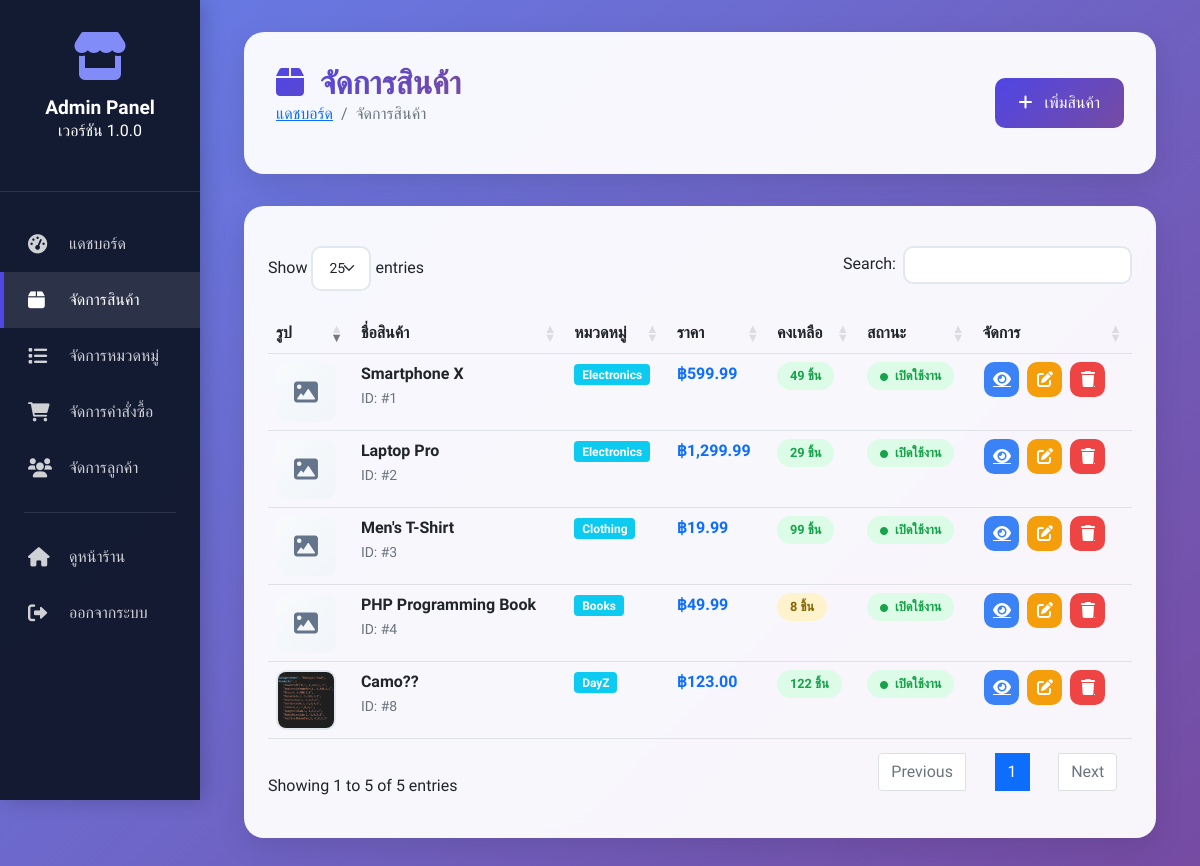
/admin/products.php (signed in), run on the app's committed database.
### tables this page shows
CREATE TABLE `products` (
  `id` int(11) NOT NULL,
  `category_id` int(11) DEFAULT NULL,
  `name` varchar(200) NOT NULL,
  `description` text DEFAULT NULL,
  `price` decimal(10,2) NOT NULL,
  `stock` int(11) DEFAULT 0,
  `image_url` varchar(255) DEFAULT NULL,
  `status` enum('active','inactive') DEFAULT 'active',
  `created_at` timestamp NOT NULL DEFAULT current_timestamp(),
  `updated_at` timestamp NOT NULL DEFAULT current_timestamp() ON UPDATE current_timestamp()
);

CREATE TABLE `categories` (
  `id` int(11) NOT NULL,
  `name` varchar(100) NOT NULL,
  `description` text DEFAULT NULL,
  `image_url` varchar(255) DEFAULT NULL,
  `status` enum('active','inactive') DEFAULT 'active',
  `created_at` timestamp NOT NULL DEFAULT current_timestamp()
);

### admin/products.php (the view, shortened to what this page needs)
<?php
$database = new Database();
$db = $database->getConnection();
$query = "SELECT p.*, c.name as category_name,
          (SELECT image_url FROM product_images WHERE product_id = p.id AND is_primary = 1 LIMIT 1) as primary_image,
          (SELECT COUNT(*) FROM product_images WHERE product_id = p.id) as image_count
          FROM products p
          LEFT JOIN categories c ON p.category_id = c.id
          ORDER BY p.created_at DESC";
$stmt = $db->prepare($query);
$stmt->execute();
$products = $stmt->fetchAll(PDO::FETCH_ASSOC);
?>
<!DOCTYPE html>
<html lang="en">
<head>
    <link href="https://cdn.jsdelivr.net/npm/bootstrap@5.1.3/dist/css/bootstrap.min.css" rel="stylesheet">
    <link rel="stylesheet" href="https://cdn.datatables.net/1.11.5/css/dataTables.bootstrap5.min.css">
    <link rel="stylesheet" href="https://cdnjs.cloudflare.com/ajax/libs/font-awesome/6.0.0/css/all.min.css">
</head>
<body>
    <div class="container-fluid">
        <div class="row">
            <div class="col-lg-2 col-md-3 p-0">
                <div class="admin-sidebar">
                    <div class="sidebar-header">
                        <i class="fas fa-store"></i>
                        <h5>Admin Panel</h5>
                        <p>เวอร์ชัน 1.0.0</p>
                    </div>
                    <div class="sidebar-menu">
                        <a href="dashboard.php">
                            <i class="fas fa-tachometer-alt"></i>
                            <span>แดชบอร์ด</span>
                        </a>
                        <a href="products.php" class="active">
                            <i class="fas fa-box"></i>
                            <span>จัดการสินค้า</span>
                        </a>
                        <a href="categories.php">
                            <i class="fas fa-list"></i>
                            <span>จัดการหมวดหมู่</span>
                        </a>
                        <a href="orders.php">
                            <i class="fas fa-shopping-cart"></i>
                            <span>จัดการคำสั่งซื้อ</span>
                        </a>
                        <a href="customers.php">
                            <i class="fas fa-users"></i>
                            <span>จัดการลูกค้า</span>
                        </a>
                        <div class="sidebar-divider"></div>
                        <a href="../index.php">
                            <i class="fas fa-home"></i>
                            <span>ดูหน้าร้าน</span>
                        </a>
                        <a href="../logout.php">
                            <i class="fas fa-sign-out-alt"></i>
                            <span>ออกจากระบบ</span>
                        </a>
                    </div>
                </div>
            </div>
            <div class="col-lg-10 col-md-9">
                <div class="admin-content">
                    <div class="content-header fade-in">
                        <div class="d-flex justify-content-between align-items-center">
                            <div>
                                <h2 class="page-title">
                                    <i class="fas fa-box me-2"></i>
                                    จัดการสินค้า
                                </h2>
                                <nav aria-label="breadcrumb">
                                    <ol class="breadcrumb">
                                        <li class="breadcrumb-item"><a href="dashboard.php">แดชบอร์ด</a></li>
                                        <li class="breadcrumb-item active">จัดการสินค้า</li>
                                    </ol>
                                </nav>
                            </div>
                            <button class="btn-add" data-bs-toggle="modal" data-bs-target="#addProductModal">
                                <i class="fas fa-plus me-2"></i>
                                เพิ่มสินค้า
                            </button>
                        </div>
                    </div>
                    <div class="table-container fade-in">
                        <table id="productsTable" class="table table-hover">
                            <thead>
                                <tr>
                                    <th>รูป</th>
                                    <th>ชื่อสินค้า</th>
                                    <th>หมวดหมู่</th>
                                    <th>ราคา</th>
                                    <th>คงเหลือ</th>
                                    <th>สถานะ</th>
                                    <th>จัดการ</th>
                                </tr>
                            </thead>
                            <tbody>
                                <?php foreach($products as $product): ?>
                                <tr>
                                    <td>
                                        <?php if($product['primary_image']): ?>
                                            <img src="../images/products/<?php echo $product['primary_image']; ?>"
                                                 class="product-image"
                                                 onerror="this.src='../images/products/default.jpg'">
                                        <?php else: ?>
                                            <div class="product-image-placeholder">
                                                <i class="fas fa-image"></i>
                                            </div>
                                        <?php endif; ?>
                                    </td>
                                    <td>
                                        <strong><?php echo htmlspecialchars($product['name']); ?></strong>
                                        <br>
                                        <small class="text-muted">ID: #<?php echo $product['id']; ?></small>
                                    </td>
                                    <td>
                                        <span class="badge bg-info">
                                            <?php echo htmlspecialchars($product['category_name'] ?? 'ไม่มีหมวดหมู่'); ?>
                                        </span>
                                    </td>
                                    <td>
                                        <strong class="text-primary">
                                            ฿<?php echo number_format($product['price'], 2); ?>
                                        </strong>
                                    </td>
                                    <td>
                                        <?php
                                            $stock_class = 'stock-high';
                                            if($product['stock'] <= 5) $stock_class = 'stock-low';
                                            elseif($product['stock'] <= 20) $stock_class = 'stock-medium';
                                        ?>
                                        <span class="stock-badge <?php echo $stock_class; ?>">
                                            <?php echo $product['stock']; ?> ชิ้น
                                        </span>
                                    </td>
                                    <td>
                                        <span class="status-badge status-<?php echo $product['status']; ?>">
                                            <i class="fas fa-circle me-1" style="font-size: 0.5rem;"></i>
                                            <?php echo $product['status'] == 'active' ? 'เปิดใช้งาน' : 'ปิดใช้งาน'; ?>
                                        </span>
                                    </td>
                                    <td>
                                        <a href="../product-detail.php?id=<?php echo $product['id']; ?>"
                                           class="btn-action btn-view" title="ดูหน้าร้าน" target="_blank">
                                            <i class="fas fa-eye"></i>
                                        </a>
                                        <button class="btn-action btn-edit" onclick="editProduct(<?php echo $product['id']; ?>)" title="แก้ไข">
                                            <i class="fas fa-edit"></i>
                                        </button>
                                        <a href="?delete=<?php echo $product['id']; ?>"
                                           class="btn-action btn-delete"
                                           onclick="return confirm('คุณแน่ใจหรือไม่ที่จะลบสินค้านี้?\\nการลบจะไม่สามารถกู้คืนได้')"
                                           title="ลบ">
                                            <i class="fas fa-trash"></i>
                                        </a>
                                    </td>
                                </tr>
                                <?php endforeach; ?>
                            </tbody>
                        </table>
                    </div>
                </div>
            </div>
        </div>
    </div>
</body>
</html>

### admin/products.php (style rules this page uses)
* { font-family: 'Prompt', sans-serif; }
:root { --primary: #4f46e5; --primary-dark: #4338ca; --primary-light: #818cf8; --secondary: #64748b; --success: #22c55e; --danger: #ef4444; --warning: #f59e0b; --info: #3b82f6; --dark: #0f172a; --light: #f8fafc; }
body { background: linear-gradient(135deg, #667eea 0%, #764ba2 100%); min-height: 100vh; }
.admin-sidebar { background: rgba(15, 23, 42, 0.95); backdrop-filter: blur(10px); min-height: 100vh; color: white; box-shadow: 4px 0 20px rgba(0, 0, 0, 0.2); position: sticky; top: 0; }
.sidebar-header { padding: 2rem 1.5rem; text-align: center; border-bottom: 1px solid rgba(255, 255, 255, 0.1); }
.sidebar-header i { font-size: 3rem; color: var(--primary-light); margin-bottom: 1rem; }
.sidebar-header h5 { font-weight: 700; font-size: 1.2rem; margin: 0; color: white; }
.sidebar-menu { padding: 1.5rem 0; }
.sidebar-menu a { display: flex; align-items: center; padding: 1rem 1.5rem; color: rgba(255, 255, 255, 0.8); text-decoration: none; transition: all 0.3s; gap: 1rem; border-left: 4px solid transparent; }
.sidebar-menu a i { width: 25px; font-size: 1.2rem; }
.sidebar-menu a:hover, .sidebar-menu a.active { background: rgba(255, 255, 255, 0.1); color: white; border-left-color: var(--primary); }
.sidebar-divider { height: 1px; background: rgba(255, 255, 255, 0.1); margin: 1rem 1.5rem; }
.admin-content { padding: 2rem; }
.content-header { background: rgba(255, 255, 255, 0.95); backdrop-filter: blur(10px); border-radius: 20px; padding: 2rem; margin-bottom: 2rem; box-shadow: 0 10px 30px rgba(0, 0, 0, 0.1); }
.page-title { font-weight: 700; background: linear-gradient(135deg, var(--primary) 0%, #764ba2 100%); -webkit-background-clip: text; -webkit-text-fill-color: transparent; margin-bottom: 0; }
.btn-add { background: linear-gradient(135deg, var(--primary) 0%, #764ba2 100%); color: white; border: none; border-radius: 10px; padding: 0.8rem 1.5rem; font-weight: 500; transition: all 0.3s; }
.table-container { background: rgba(255, 255, 255, 0.95); backdrop-filter: blur(10px); border-radius: 20px; padding: 1.5rem; box-shadow: 0 10px 30px rgba(0, 0, 0, 0.1); }
.product-image { width: 60px; height: 60px; border-radius: 10px; object-fit: cover; border: 2px solid #e2e8f0; }
.product-image-placeholder { width: 60px; height: 60px; border-radius: 10px; background: linear-gradient(135deg, #f8fafc 0%, #f1f5f9 100%); display: flex; align-items: center; justify-content: center; color: var(--secondary); font-size: 1.5rem; }
.stock-badge { display: inline-block; padding: 0.3rem 0.8rem; border-radius: 20px; font-size: 0.8rem; font-weight: 600; }
.stock-high { background: #dcfce7; color: #16a34a; }
.stock-medium { background: #fff3cd; color: #856404; }
.status-badge { display: inline-block; padding: 0.3rem 0.8rem; border-radius: 20px; font-size: 0.8rem; font-weight: 600; }
.status-active { background: #dcfce7; color: #16a34a; }
.btn-action { width: 35px; height: 35px; border-radius: 10px; border: none; display: inline-flex; align-items: center; justify-content: center; transition: all 0.3s; margin: 0 2px; }
.btn-view { background: var(--info); color: white; }
.btn-edit { background: var(--warning); color: white; }
.btn-delete { background: var(--danger); color: white; }
.fade-in { animation: fadeIn 0.5s ease forwards; }

### data on the page
products: name "Camo??", id "8", category.name "DayZ", price "123.00", stock "122", status "เปิดใช้งาน"
products: name "Smartphone X", id "1", category.name "Electronics", price "599.99", stock "49", status "เปิดใช้งาน"
products: name "Laptop Pro", id "2", category.name "Electronics", price "1,299.99", stock "29", status "เปิดใช้งาน"
products: name "Men's T-Shirt", id "3", category.name "Clothing", price "19.99", stock "99", status "เปิดใช้งาน"
products: name "PHP Programming Book", id "4", category.name "Books", price "49.99", stock "8", status "เปิดใช้งาน"
